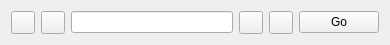
<?xml version="1.0" encoding="UTF-8"?>
<ui version="4.0">
 <class>PageControl</class>
 <widget class="QWidget" name="PageControl">
  <property name="geometry">
   <rect>
    <x>0</x>
    <y>0</y>
    <width>390</width>
    <height>45</height>
   </rect>
  </property>
  <property name="windowTitle">
   <string>Form</string>
  </property>
  <layout class="QHBoxLayout" name="horizontalLayout">
   <item>
    <widget class="QToolButton" name="toolButton">
     <property name="text">
      <string/>
     </property>
    </widget>
   </item>
   <item>
    <widget class="QToolButton" name="toolButton_2">
     <property name="text">
      <string/>
     </property>
    </widget>
   </item>
   <item>
    <widget class="QLineEdit" name="lineEdit"/>
   </item>
   <item>
    <widget class="QToolButton" name="toolButton_3">
     <property name="text">
      <string/>
     </property>
    </widget>
   </item>
   <item>
    <widget class="QToolButton" name="toolButton_4">
     <property name="text">
      <string/>
     </property>
    </widget>
   </item>
   <item>
    <widget class="QPushButton" name="pushButton">
     <property name="text">
      <string>Go</string>
     </property>
    </widget>
   </item>
  </layout>
 </widget>
 <resources/>
 <connections/>
</ui>
